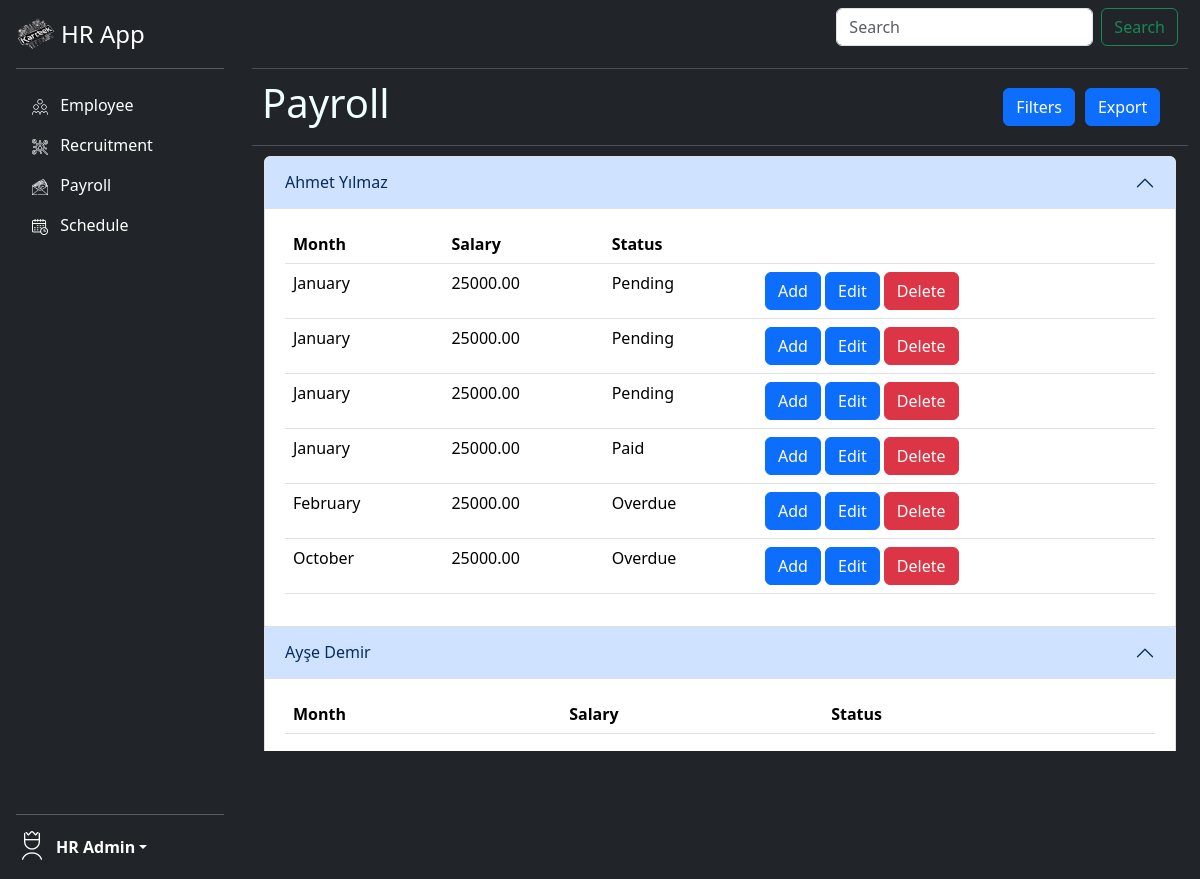
/hr_app/payrollview/, run on the app's committed database.
### hr_app/models.py (models this page shows, shortened)
class Employee(models.Model):
    name = models.CharField(max_length=100)
    email = models.EmailField(help_text="someone@kartek.com",unique=True)
    phone = models.CharField(max_length=15)
    address = models.TextField(null=True)
    position = models.CharField(max_length=50)
    contract_type = models.CharField(max_length=50)
    hire_date= models.DateField()
    salary = models.DecimalField(max_digits=10,decimal_places=2)
    department = models.CharField(max_length=100)
    education = models.CharField(max_length=100)
    birthdate = models.DateField()
    photo = models.ImageField(upload_to="employee_photos/")
    password = models.CharField(max_length=120)
    absence = models.DecimalField(max_digits=4,decimal_places=1,null=True)

class Salary(models.Model):
    STATUS_CHOICES = [
        ("",""),
        ("Pending","Pending"),
        ("Paid", "Paid"),
        ("Overdue", "Overdue")
    ]
    MONTH_CHOICES =[
        ("",""),
        ("January","January"),
        ("February","February"),
        ("March","March"),
        ("April","April"),
        ("May","May"),
        ("June","June"),
        ("July","July"),
        ("Augusth","Augusth"),
        ("September","September"),
        ("October","October"),
        ("November","November"),
        ("December","December")
    ]
    employee = models.ForeignKey(Employee, on_delete=models.CASCADE, related_name="salaries")
    month = models.CharField(max_length=100, choices=MONTH_CHOICES,null=True, blank=True)
    status = models.CharField(max_length=100, choices=STATUS_CHOICES,default="Pending")

### hr_app/views.py (the view)
# urls.py: path("payrollview/",views.payrollview,name="payrollview"),
def payrollview(request):
    employees = Employee.objects.all()
    salaries = Salary.objects.all()
    return render(request,"payroll.html",{"employees":employees, "salaries":salaries})

### hr_app/templates/payroll.html (shortened to what this page needs)
{% extends "base.html" %}
{% block content %}
<div class="container fixed-top " style="max-height: 80vh; overflow-y: auto; margin-left: 20%; margin-top: 4%;width:auto">
  <nav class=" nav nav-pills navbar-expand-lg bg-dark border-bottom border-body" data-bs-theme="dark" style="color: azure;
padding: 10px;">
  </nav>
  <nav class="navbar navbar-expand-lg bg-dark border-bottom border-body" data-bs-theme="dark" style="padding: 10px; color: azure;">
    <h1 style="margin-right: 67%;"> Payroll</h1>
    <button type="button" class="btn btn-primary" data-bs-toggle="modal" data-bs-target="#exampleModal"
      style="margin-right:10px;">
      Filters
    </button>
    <a class="btn btn-primary" href="" role="button">Export</a>
  </nav>
  <div class="container" style="margin-top: 10px; overflow-y: auto;">
    <div class="accordion bg-dark" id="accordionExample">
      {% for employee in employees %}
          <div class="accordion-item">
            <h2 class="accordion-header">
              <button class="accordion-button" type="button" data-bs-toggle="collapse" data-bs-target="#collapseOne"
                aria-expanded="true" aria-controls="collapseOne">
                {{employee.name}}
              </button>
            </h2>
            <div id="collapseOne" class="accordion-collapse collapse show" data-bs-parent="#accordionExample">
              <div class="accordion-body">
                <table class="table">
                  <thead>
                    <tr>
                      <th scope="col"> Month</th>
                      <th scope="col"> Salary</th>
                      <th scope="col"> Status</th>
                      <th scope="col"> </th>
                    </tr>
                  </thead>
                  <tbody>
                        {% for salary in employee.salaries.all %}
                          <tr>
                              <td> {{salary.month}} </td>
                              <td> {{employee.salary}} </td>
                              <td> {{salary.status}} </td>
                              <td>
                                <a class="btn btn-primary" href="{% url 'hr_app:update_salary' employee.id %}" role="button">Add</a>
                                <a class="btn btn-primary" href="{% url 'hr_app:update_salary' employee.id %}" role="button">Edit</a>
                                <a class="btn btn-danger" href="{% url 'hr_app:update_salary' employee.id %}" role="button">Delete</a>
                              </td>
                          </tr>
                        {% endfor %}
                  </tbody>
                </table>
              </div>
            </div>
          </div>
      {% endfor %}
    </div>
  </div>
  {% endblock %}

### data on the page
Employee: name "Ahmet Yılmaz", salary "25000.00"
Salary: month "January", status "Pending"
Salary: month "January", status "Pending"
Salary: month "January", status "Pending"
Salary: month "January", status "Paid"
Salary: month "February", status "Overdue"
Salary: month "October", status "Overdue"
Employee: name "Ayşe Demir"
